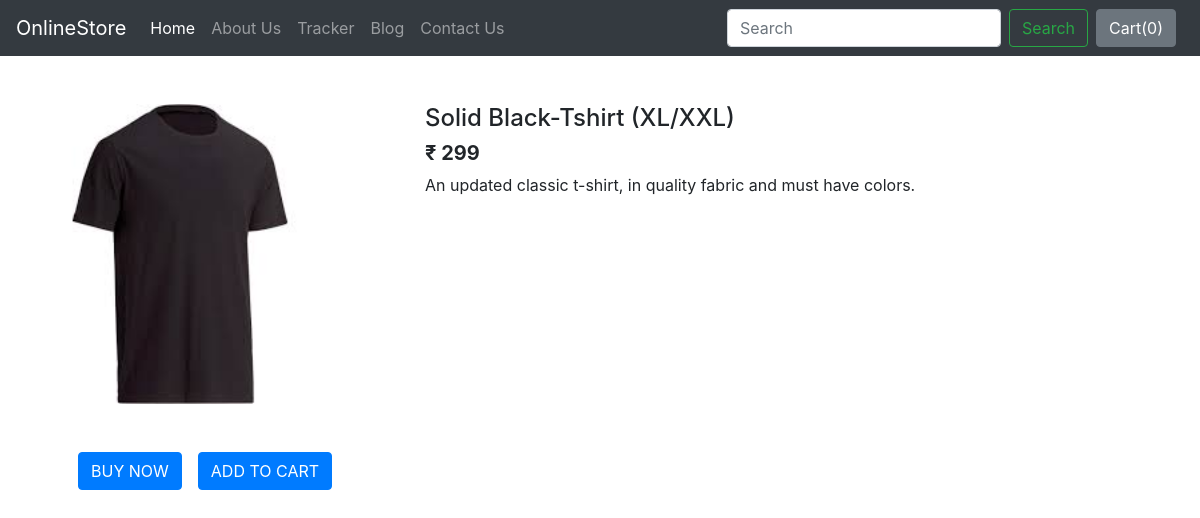
The page /shop/products/4 on the database its author committed.
### shop/models.py (models this page shows)
class Product(models.Model):
    product_id = models.AutoField
    product_name = models.CharField(max_length=50)
    category = models.CharField(
        max_length = 20,
        choices = Category_Choices,
        default = ''
        )
    subcategory = models.CharField(max_length=50 , default="")
    price = models.IntegerField(default=0)
    image = models.ImageField(upload_to='shop/images' , default="")
    desc = models.CharField(max_length=300)
    publish_date = models.DateField()
    def __str__(self):
      return self.product_name

### shop/views.py (the view)
# urls.py: path('products/<int:myid>', views.productview, name='ProductView'),
def productview(request , myid):
    product = Product.objects.filter(id=myid)
    print(product)
    return render(request, 'shop/prodview.html' , {'product':product[0]})

### shop/templates/shop/prodview.html (shortened to what this page needs)
{% extends 'shop/basics.html' %}
{% block body %}
    <div class="container">
        <div class="row">
        <div class="col-md-4 my-5">
          <div class="row">
               <img src="/media/{{product.image}}" width="300px" height="auto">
          </div>
            <div class="row py-5">
                <button class="btn btn-primary buynow ml-5 ">BUY NOW</button>
                <button class="btn btn-primary buynow ml-3">ADD TO CART</button>
            </div>
      </div>
        <div class="col-md-8 my-5">
            <h4>{{product.product_name}}</h4>
            <h5><b>₹ {{product.price}}</b></h5>
            <p>{{product.desc}}</p>
        </div>
             </div>
    </div>
{% endblock %}

### rows shown on the page
Product: image (picture), product_name "Solid Black-Tshirt (XL/XXL)", price "299", desc "An updated classic t-shirt, in quality fabric and must have colors."
